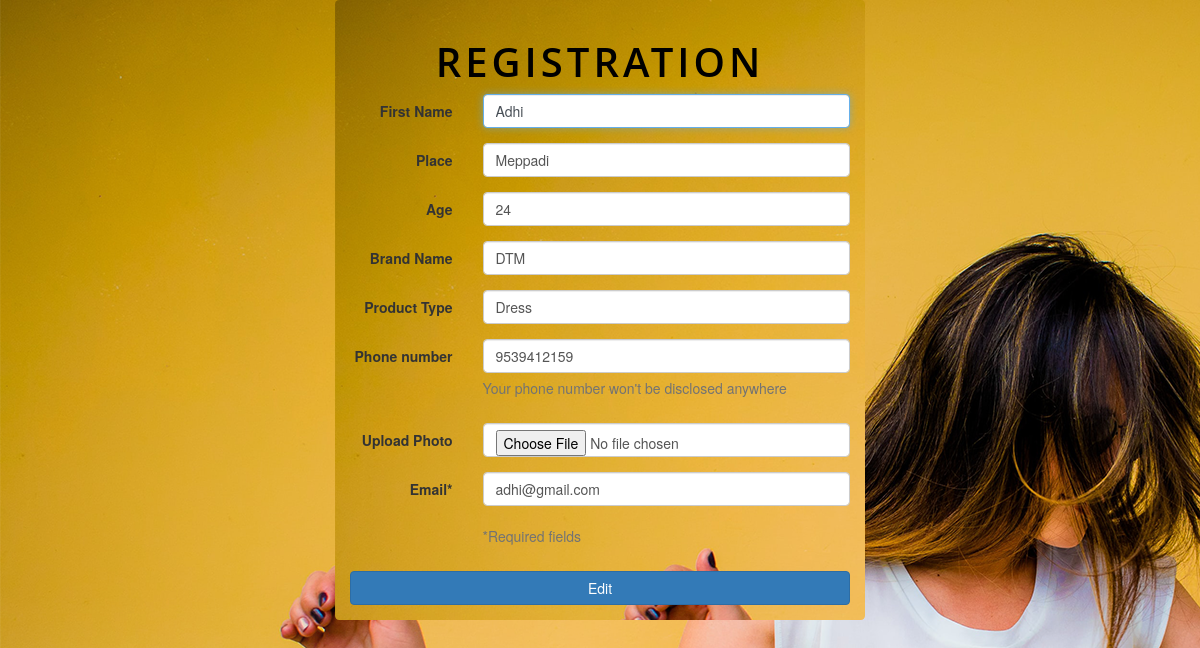
/ecommerce_app/editsel/7, run on the app's committed database.
### ecommerce_app/models.py (models this page shows, shortened)
class model_seller(models.Model):
    fullname=models.CharField(max_length=120)
    place=models.CharField(max_length=100)
    age=models.IntegerField()
    brand=models.CharField(max_length=100)
    product=models.CharField(max_length=100)
    phonenumber=models.IntegerField()
    photo=models.FileField(upload_to='ecommerce_app/static')
    email=models.EmailField()
    password=models.CharField(max_length=100)

### ecommerce_app/views.py (the view, shortened to what this page needs)
# urls.py: path('editsel/<int:id>',seller_edit),
def seller_edit(request,id):
     a=model_seller.objects.get(id=id)
     images=str(a.photo).split('/')[-1]
     return render(request,'edit_profile.html',{'data':a})

### ecommerce_app/templates/edit_profile.html (shortened to what this page needs)
<!DOCTYPE html>
{% load static%}
<html>
    <head>
        <link rel="stylesheet" href="">
    </head>
    <body>
<link href="//maxcdn.bootstrapcdn.com/bootstrap/4.0.0/css/bootstrap.min.css" rel="stylesheet" id="bootstrap-css">
<link href="//netdna.bootstrapcdn.com/bootstrap/3.2.0/css/bootstrap.min.css" rel="stylesheet" id="bootstrap-css">
<div class="container">
            <form class="form-horizontal" method="post" role="form" enctype="multipart/form-data">{% csrf_token %}
                <h2>Registration</h2>
                <div class="form-group">
                    <label for="fullname" class="col-sm-3 control-label">First Name</label>
                    <div class="col-sm-9">
                        <input type="text" name="fullname" placeholder="Full Name" class="form-control" autofocus value="{{data.fullname}}">
                    </div>
                </div>
                <div class="form-group">
                    <label for="place" class="col-sm-3 control-label">Place</label>
                    <div class="col-sm-9">
                        <input type="text" name="place" placeholder="Place" class="form-control" autofocus value="{{data.place}}">
                    </div>
                </div>
                <div class="form-group">
                    <label for="age" class="col-sm-3 control-label">Age</label>
                    <div class="col-sm-9">
                        <input type="number" name="age" placeholder="Age" class="form-control" autofocus value="{{data.age}}">
                    </div>
                </div>
                <div class="form-group">
                    <label for="brand" class="col-sm-3 control-label">Brand Name</label>
                    <div class="col-sm-9">
                        <input type="text" name="brand" placeholder="Brand Name" class="form-control" autofocus value="{{data.brand}}">
                    </div>
                </div>
                <div class="form-group">
                    <label for="product" class="col-sm-3 control-label">Product Type</label>
                    <div class="col-sm-9">
                        <input type="text" name="product" placeholder="Product Type" class="form-control" autofocus value="{{data.product}}">
                    </div>
                </div>
                <div class="form-group">
                    <label for="phonenumber" class="col-sm-3 control-label">Phone number </label>
                    <div class="col-sm-9">
                        <input type="number" name="phonenumber" placeholder="Phone number" class="form-control" value="{{data.phonenumber}}">
                        <span class="help-block">Your phone number won't be disclosed anywhere </span>
                    </div>
                </div>
                <div class="form-group">
                    <label for="photo" class="col-sm-3 control-label">Upload Photo</label>
                    <div class="col-sm-9">
                        <input type="file" name="photo" placeholder="Photo" class="form-control" autofocus value="{{data.photo}}">
                    </div>
                </div>
                <div class="form-group">
                    <label for="email" class="col-sm-3 control-label">Email* </label>
                    <div class="col-sm-9">
                        <input type="email" name="email" placeholder="Email" class="form-control" name= "email" value="{{data.email}}">
                    </div>
                </div>
                <div class="form-group">
                    <div class="col-sm-9 col-sm-offset-3">
                        <span class="help-block">*Required fields</span>
                    </div>
                </div>
                <button type="submit" class="btn btn-primary btn-block">Edit</button>
            </form>
        </div>
    </body>
</html>

### data on the page
model_seller: fullname "Adhi", place "Meppadi", age "24", brand "DTM", product "Dress", phonenumber "9539412159", email "adhi@gmail.com"
